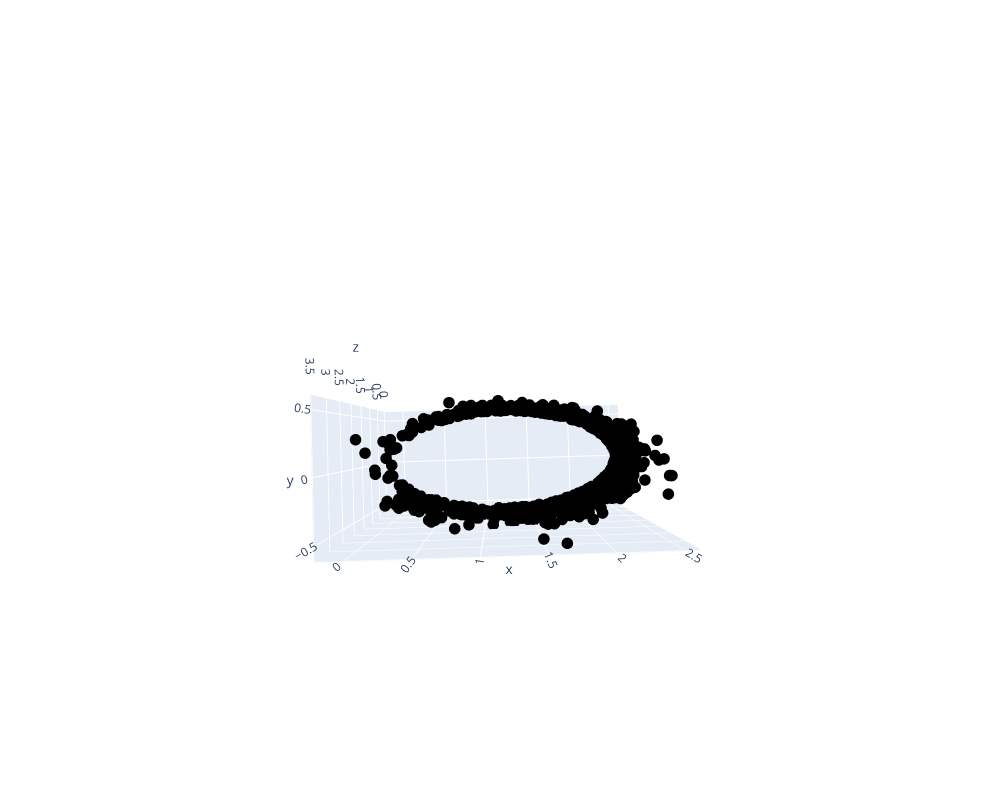

Notebook code for this chart:
### Code cell
num = 100
fig = go.Figure(
    data=[go.Scatter3d(
    x=train_orbits_dataset.data[:num,:,0].flatten(),
    y=train_orbits_dataset.data[:num,:,1].flatten(),
    z=np.abs(rng.standard_normal(np.shape(train_orbits_dataset.data)[1] * num)),
    mode='markers',
    marker=dict(
        size=4,
        color='black',
        line=dict(width=0)
    )#,
    #text=labels
)],
layout=go.Layout(height=800, width=1000))
fig.show()

### Figure 1 — Plotly figure (JSON) as saved in the notebook; plotly's stock layout.template omitted (floating-point values rounded to 4 significant figures; data arrays with more than 128 entries replaced by an {"elided": "..."} marker saying what was removed)
{"data": [{"marker": {"color": "black", "line": {"width": 0}, "size": 4}, "mode": "markers", "type": "scatter3d", "x": {"elided": "1000 float values"}, "y": {"elided": "1000 float values"}, "z": {"elided": "1000 float values"}}], "layout": {"height": 800, "scene": {"aspectmode": "auto", "aspectratio": {"x": 1.217, "y": 0.5272, "z": 1.559}, "camera": {"center": {"x": -0.009781, "y": 0.2252, "z": 0.008962}, "eye": {"x": -0.01355, "y": 0.1055, "z": 3.135}, "projection": {"type": "perspective"}, "up": {"x": 0, "y": 0, "z": 1}}}, "width": 1000}}
